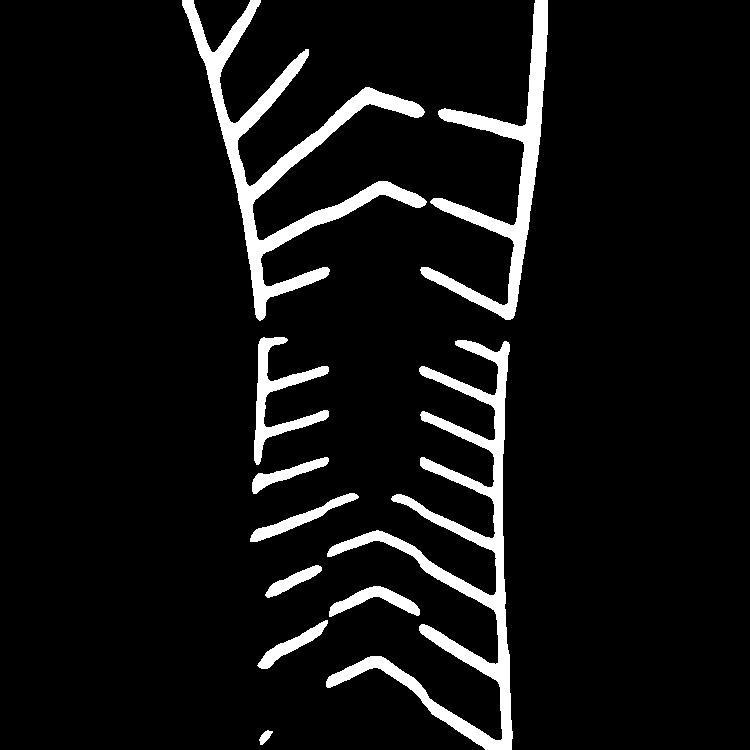
//> input picture test/filter/test.jpg, 750 x 750 px
$ ./test_filter   (built with g++ and OpenCV 4)
//> lines starting //> are read from the running program, lines starting //| are printed output that depends on the picture; after the words box and inside, x2 and y2 are one past the last pixel; in counts of white or black regions, pixels touching at a corner belong together
//> further down, basic_image is the input picture: 750 rows x 750 cols, CV_8UC1; min 0, max 255, mean 18.5
#include <opencv2/core.hpp>
#include <opencv2/imgproc.hpp>
#include <opencv2/highgui.hpp>
#include <iostream>
#include <string>

using namespace cv;
using namespace std;

#define COLOR_NONE         "\033[0m"
#define COLOR_RED          "\033[0;32;31m"
#define COLOR_GREEN        "\033[0;32;32m"
#define PRINTF_INFO(...) 	\
{								\
	printf(COLOR_GREEN "[INFO]: "  __VA_ARGS__);	\
	CLEAR_COLOR;				\
}
#define PRINTF_ERROR(...) \
{								\
	printf(COLOR_RED "[ERROR]: " __VA_ARGS__);	\
	CLEAR_COLOR;				\
}

#define CLEAR_COLOR printf(COLOR_NONE)


void saveDebugImage(string filename,  Mat& mat)
{
    Mat save = mat.clone();
    if(mat.type()==CV_32F)
    {
        save.convertTo(save, CV_8U);
        save = save*100;
    }
    imwrite(filename, save);
}

int overThresholdNbr(cv::Mat& mat, float thresh)
{
    Mat over;
    threshold(mat, over, thresh, 2.0, THRESH_BINARY);
    over.convertTo(over, CV_8U);
    return countNonZero(over);
}

double filterRes(cv::Mat& src, cv::Mat& dst, float ratio, float thresh)
{

    double res = 0.0;
    for(int r=0; r<dst.rows; r++)
    {
        for(int c=0; c<dst.cols; c++)
        {
            int rr = int(r*ratio+0.5f);
            int cc = int(c*ratio+0.5f);

            float v1 = src.at<float>(rr, cc);
            float v0 = dst.at<float>(r, c);

            if(v0<thresh && v1<thresh)
            res += (v1-v0)*(v1-v0);
        }
    }

    return res;
}

float findBestSigma(cv::Mat& src, int src_size, float src_sigma, float focal, int test_size, float thresh=0.1)
{
//> called with src_size = 25, src_sigma = 12, focal = 2, test_size = 5, thresh = 0.1
    Mat basic_kernel = getGaussianKernel(src_size, src_sigma, CV_32F);
    // cout<<"basic kernel: \n"<<basic_kernel<<endl;

    Mat src_cut, src_float, src_filter;
    threshold(src, src_cut, 30, 1, THRESH_BINARY);
//> src_cut: 750 rows x 750 cols, CV_8UC1; values 0 (black) and 1 (white), 7.3% white; 10 white regions, largest, box (x1, y1, x2, y2) and area: (326, 340, 513, 750) 13463, (182, 0, 427, 321) 12325, (420, 0, 548, 320) 7740
    src_cut.convertTo(src_float, CV_32F);
    filter2D(src_float, src_filter, -1, basic_kernel);
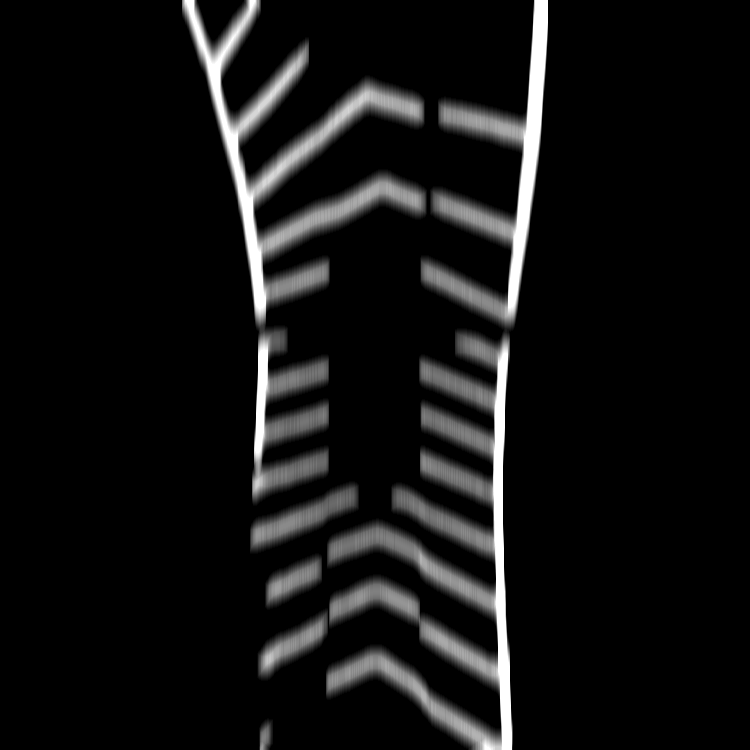
//> src_filter: 750 rows x 750 cols, CV_32FC1; min 0, max 1, mean 0.0725

    saveDebugImage("src_filter.jpg", src_filter);
//> in saveDebugImage, `save.convertTo(save, CV_8U);`:
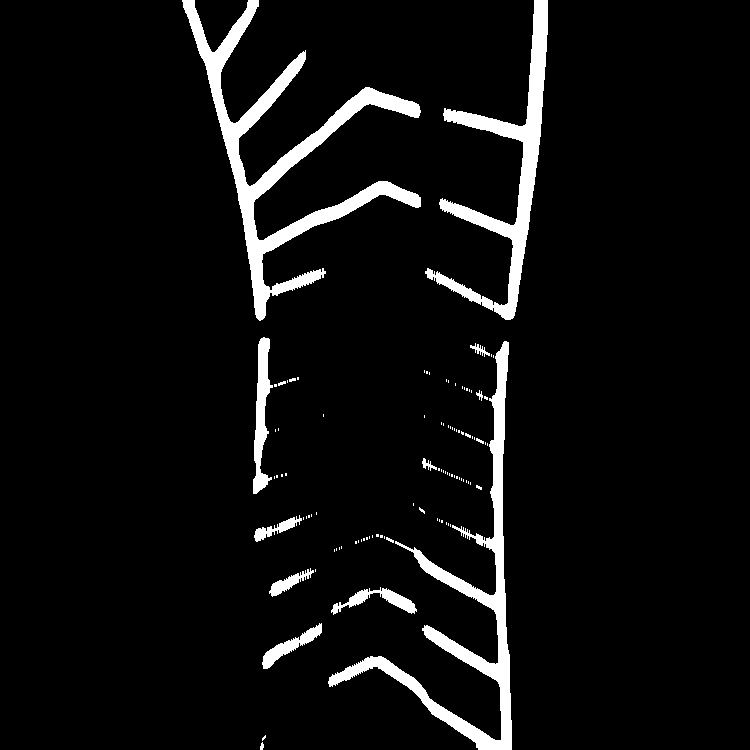
//> save: 750 rows x 750 cols, CV_8UC1; values 0 (black) and 1 (white), 5.9% white; 100 white regions (84 under 20 px), largest, box (x1, y1, x2, y2) and area: (182, 0, 421, 321) 12111, (328, 341, 512, 750) 9134, (425, 0, 548, 320) 7413
//> in saveDebugImage, `save = save*100;`:
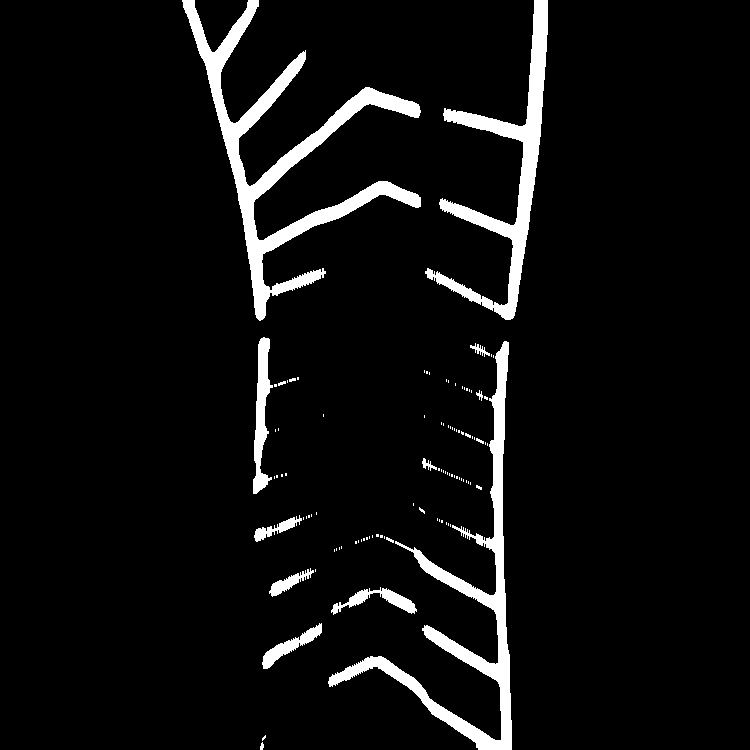
//> save: 750 rows x 750 cols, CV_8UC1; values 0 (black) and 100 (white), 5.9% white; 100 white regions (84 under 20 px), largest, box (x1, y1, x2, y2) and area: (182, 0, 421, 321) 12111, (328, 341, 512, 750) 9134, (425, 0, 548, 320) 7413
    PRINTF_INFO("src image valid nbr %d\n", overThresholdNbr(src_filter, thresh));
//> in overThresholdNbr, `threshold(mat, over, thresh, 2.0, THRESH_BINARY);`: over: 750 rows x 750 cols, CV_32FC1; values 0 (black) and 2 (white), 14.4% white; 6 white regions, box (x1, y1, x2, y2) and area: (326, 0, 548, 750) 43509, (182, 0, 426, 503) 30399, (250, 484, 358, 551) 3056, (258, 611, 328, 678) 2140, (266, 556, 322, 607) 1645, (259, 721, 272, 750) 311

    Mat src_resize, dst_float, dst_filter;
    Size new_size = Size(int(src.cols/focal), int(src.rows/focal));
//> new_size = Size(375, 375)
    PRINTF_INFO("resize image size %dx%d\n", new_size.width, new_size.height);

    resize(src, src_resize, new_size);
    threshold(src_resize, dst_float, 30, 1, THRESH_BINARY);
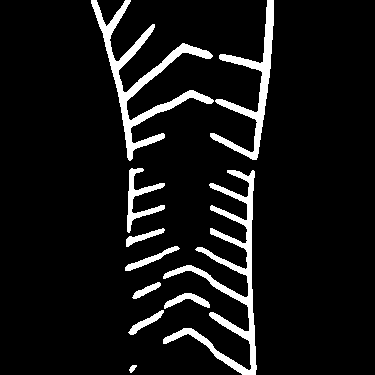
//> dst_float: 375 rows x 375 cols, CV_8UC1; values 0 (black) and 1 (white), 8% white; 10 white regions, largest, box (x1, y1, x2, y2) and area: (163, 170, 257, 375) 3752, (91, 0, 214, 161) 3393, (210, 0, 274, 160) 2101
    dst_float.convertTo(dst_float, CV_32F);

    Mat best_filter;
    float new_sigma=0.1;
    double min_res=1e8;
    float best_sigma = new_sigma;
    while(new_sigma<2*src_sigma)
    {
        Mat dst_filter;
        GaussianBlur(dst_float, dst_filter, Size(test_size, test_size), new_sigma);
        double res = filterRes(src_filter, dst_filter, focal, thresh);

        if(min_res>res)
        {
            min_res = res;
            best_filter = dst_filter.clone();
            best_sigma = new_sigma;
        }

        new_sigma+=0.1;
    }
//> this loop made 239 passes
//> (res, min_res) on passes 1, 2, 3, 6, 25: (14.67, 14.67), (14.67, 14.67), (14.61, 14.61), (14.04, 14.04), (13.97, 13.97)
//> res on passes 4, 5, 7, 8, 9, 10: 15.28, 15.11, 14.24, 14.85, 15.16, 16.03
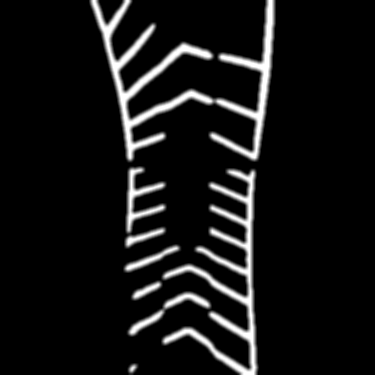
//> best_filter: 375 rows x 375 cols, CV_32FC1; min 0, max 1, mean 0.0803
//> after the loop, new_sigma = 24; min_res = 13.97; best_sigma = 2.5

    int best_nbr = overThresholdNbr(best_filter, thresh);
//> call 2 of overThresholdNbr, with thresh = 0.1
//> in overThresholdNbr (call 2), `threshold(mat, over, thresh, 2.0, THRESH_BINARY);`:
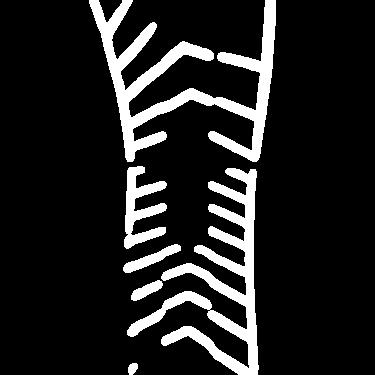
//> over: 375 rows x 375 cols, CV_32FC1; values 0 (black) and 2 (white), 13% white; 6 white regions, box (x1, y1, x2, y2) and area: (89, 0, 276, 162) 8465, (127, 168, 259, 375) 7107, (124, 166, 167, 249) 1673, (123, 244, 181, 273) 559, (131, 280, 163, 301) 323, (128, 363, 138, 375) 92
//> best_nbr = 18219
    PRINTF_INFO("for dst kernel size %d, find best sigma %0.2f, valid nbr %d, filter res %0.6f, average res %0.6f\n", test_size, best_sigma, best_nbr, min_res, min_res/best_nbr);
    saveDebugImage("best_filter.jpg", best_filter);
//> call 2 of saveDebugImage, with filename = "best_filter.jpg"
//> in saveDebugImage (call 2), `save.convertTo(save, CV_8U);`: save: 375 rows x 375 cols, CV_8UC1; values 0 (black) and 1 (white), 8% white; 10 white regions, largest, box (x1, y1, x2, y2) and area: (163, 170, 257, 375) 3749, (91, 0, 214, 160) 3401, (210, 0, 274, 160) 2103
//> in saveDebugImage (call 2), `save = save*100;`:
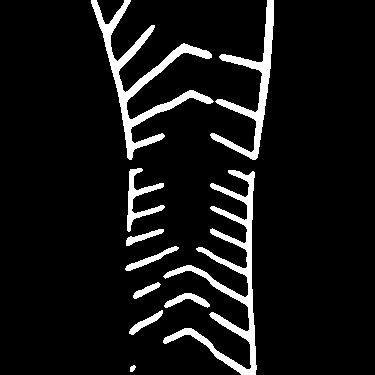
//> save: 375 rows x 375 cols, CV_8UC1; values 0 (black) and 100 (white), 8% white; 10 white regions, largest, box (x1, y1, x2, y2) and area: (163, 170, 257, 375) 3749, (91, 0, 214, 160) 3401, (210, 0, 274, 160) 2103

    return best_sigma;
}


int main(int argc, char** argv)
{

    Mat basic_image = imread("test.jpg", CV_LOAD_IMAGE_GRAYSCALE);
    int src_size = 25;
    float src_sigma = 12.0f;
    float focal = 2.0f;
    int test_size = 5;

    PRINTF_INFO("input: src_filter_size, src_filter_sigma, resize_ratio, resize_filter_size\n");
    if(argc>1)
        src_size = atoi(argv[1]);
    if(argc>2)
        src_sigma = atof(argv[2]);
    if(argc>3)
        focal  = atof(argv[3]);
    if(argc>4)
        test_size = atoi(argv[4]);

    PRINTF_INFO("src_filter_size %d, src_filter_sigma %0.2f, resize_ratio %0.2f, resize_filter_size %d\n", src_size, src_sigma, focal, test_size);
    findBestSigma(basic_image, src_size, src_sigma, focal, test_size, 0.1);

    return 0;
}
